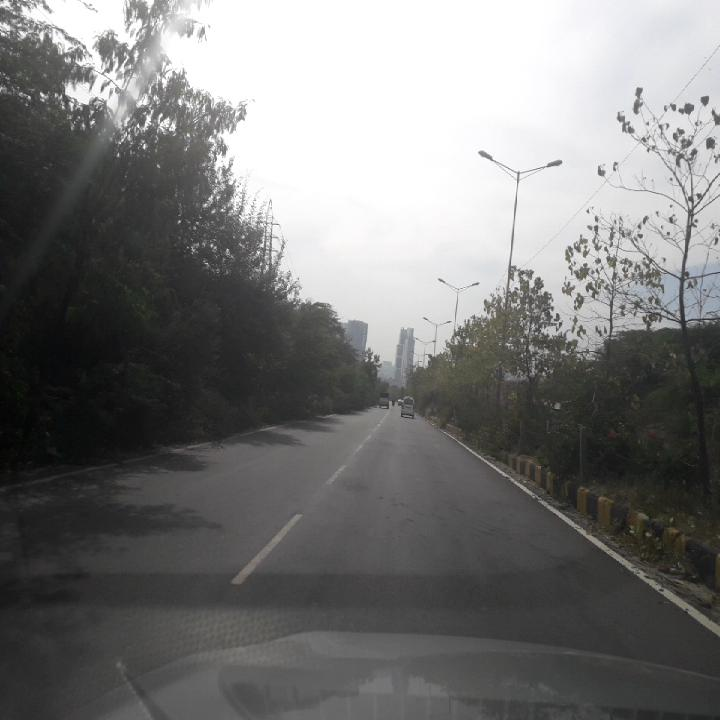
#> input picture data/processed/rdd_india/train/images/India_000083.jpg, 720 x 720 px
$ jupyter execute 01_data_access_and_eda.ipynb   (shell and % lines are left out)
#> lines starting #> are read from the running program, lines starting #| are printed output that depends on the picture
### pothole/data/yolo_utils.py
"""Small helpers for YOLO-format datasets (images/ + labels/ per split)."""
from pathlib import Path

import yaml

from pothole.config import CLASS_NAMES

IMG_EXTS = {".jpg", ".jpeg", ".png", ".bmp", ".webp"}
# Roboflow exports call the validation split "valid"; ultralytics calls it "val".
SPLIT_ALIASES = {"train": ["train"], "val": ["valid", "val"], "test": ["test"]}


def find_split_dirs(dataset_dir: Path) -> dict[str, Path]:
    """Return {"train"|"val"|"test": <split>/images} for splits that exist."""
    found = {}
    for split, aliases in SPLIT_ALIASES.items():
        for alias in aliases:
            img_dir = dataset_dir / alias / "images"
            if img_dir.is_dir():
                found[split] = img_dir
                break
    return found


def list_images(img_dir: Path) -> list[Path]:
    return sorted(p for p in img_dir.iterdir() if p.suffix.lower() in IMG_EXTS)


def label_path_for(img_path: Path) -> Path:
    """<split>/images/x.jpg -> <split>/labels/x.txt"""
    return img_path.parent.parent / "labels" / (img_path.stem + ".txt")


def read_labels(label_file: Path) -> list[tuple[int, float, float, float, float]]:
    """Read YOLO boxes (cls, xc, yc, w, h), all normalised 0-1. Missing file = no boxes."""
    if not label_file.exists():
        return []
    boxes = []
    for line in label_file.read_text().splitlines():
        parts = line.split()
        if len(parts) >= 5:
            boxes.append((int(float(parts[0])), *map(float, parts[1:5])))
    return boxes


# [23 lines left out: functions write_data_yaml, split_dir_from_yaml, not called in this run]

### pothole/data/validate.py
"""Data-quality checks and EDA for a YOLO dataset.

    python -m pothole.data.validate --dataset roboflow

Checks: unreadable images, missing/empty labels, out-of-range or tiny boxes,
duplicate files across splits. Saves stats + plots to reports/eda/<dataset>/.
"""
import argparse
import hashlib
import json
from collections import Counter, defaultdict
from pathlib import Path

import matplotlib

matplotlib.use("Agg")
import matplotlib.pyplot as plt  # noqa: E402
from PIL import Image  # noqa: E402

from pothole.config import PROCESSED_DIR, REPORTS_DIR  # noqa: E402
from pothole.data.yolo_utils import find_split_dirs, label_path_for, list_images, read_labels  # noqa: E402

TINY_BOX = 0.0005  # box area < 0.05% of the image is likely a labelling mistake


def analyse(dataset: str, base: Path = PROCESSED_DIR, reports: Path = REPORTS_DIR) -> dict:
    ds_dir = base / dataset
    splits = find_split_dirs(ds_dir)
    if not splits:
        raise SystemExit(f"No splits found in {ds_dir}")

    stats = {"dataset": dataset, "splits": {}, "issues": defaultdict(list)}
    widths, heights, box_areas, box_aspects, boxes_per_img, centers = [], [], [], [], [], []
    hashes = defaultdict(list)

    for split, img_dir in splits.items():
        imgs = list_images(img_dir)
        n_boxes = n_empty = 0
        for img in imgs:
            try:
                with Image.open(img) as im:
#> im is the input picture: PIL image 720x720 RGB; mean R, G, B 119.8, 119.7, 119.1
                    w, h = im.size
#> w = 720; h = 720
            except Exception as e:  # corrupt file
                stats["issues"]["unreadable"].append(f"{img.name}: {e}")
                continue
            widths.append(w)
            heights.append(h)
            hashes[hashlib.md5(img.read_bytes()).hexdigest()].append(f"{split}/{img.name}")

            lbl = label_path_for(img)
            if not lbl.exists():
                stats["issues"]["missing_label_file"].append(f"{split}/{img.name}")
            boxes = read_labels(lbl)
            if not boxes:
                n_empty += 1
            boxes_per_img.append(len(boxes))
            for cls, xc, yc, bw, bh in boxes:
                n_boxes += 1
                if cls != 0:
                    stats["issues"]["unexpected_class"].append(f"{split}/{img.name}: class {cls}")
                if not all(0 <= v <= 1 for v in (xc, yc, bw, bh)):
                    stats["issues"]["out_of_range_box"].append(f"{split}/{img.name}")
                if bw * bh < TINY_BOX:
                    stats["issues"]["tiny_box"].append(f"{split}/{img.name}")
                box_areas.append(bw * bh)
                box_aspects.append(bw * w / max(bh * h, 1e-6))
                centers.append((xc, yc))
#> after the loop, box_areas = []; box_aspects = []; centers = []; n_boxes = 0
        stats["splits"][split] = {"images": len(imgs), "boxes": n_boxes,
                                  "images_without_potholes": n_empty}

    for files in hashes.values():
        if len({f.split("/")[0] for f in files}) > 1:
            stats["issues"]["duplicate_across_splits"].append(files)
#> this loop made 4 passes
#> files on passes 1 to 4: ['train/India_000083.jpg'], ['val/India_000071.jpg', 'test/India_000071.jpg'], ['val/India_000174.jpg', 'test/India_000174.jpg'], ['val/India_000206.jpg', 'test/India_000206.jpg']

    out = reports / "eda" / dataset
    out.mkdir(parents=True, exist_ok=True)
    fig, ax = plt.subplots(2, 2, figsize=(11, 8))
    ax[0, 0].hist(boxes_per_img, bins=range(0, max(boxes_per_img, default=1) + 2))
    ax[0, 0].set(title="Potholes per image", xlabel="count", ylabel="images")
    ax[0, 1].hist(box_areas, bins=50)
    ax[0, 1].set(title="Box area (fraction of image)", xlabel="area", ylabel="boxes")
    ax[1, 0].hist(box_aspects, bins=50, range=(0, 5))
    ax[1, 0].set(title="Box aspect ratio (w/h)", xlabel="ratio")
    if centers:
        xs, ys = zip(*centers)
        ax[1, 1].hist2d(xs, ys, bins=20)
    ax[1, 1].set(title="Box centre heatmap", xlabel="x", ylabel="y")
    ax[1, 1].invert_yaxis()
    fig.tight_layout()
    fig.savefig(out / "eda_overview.png", dpi=120)
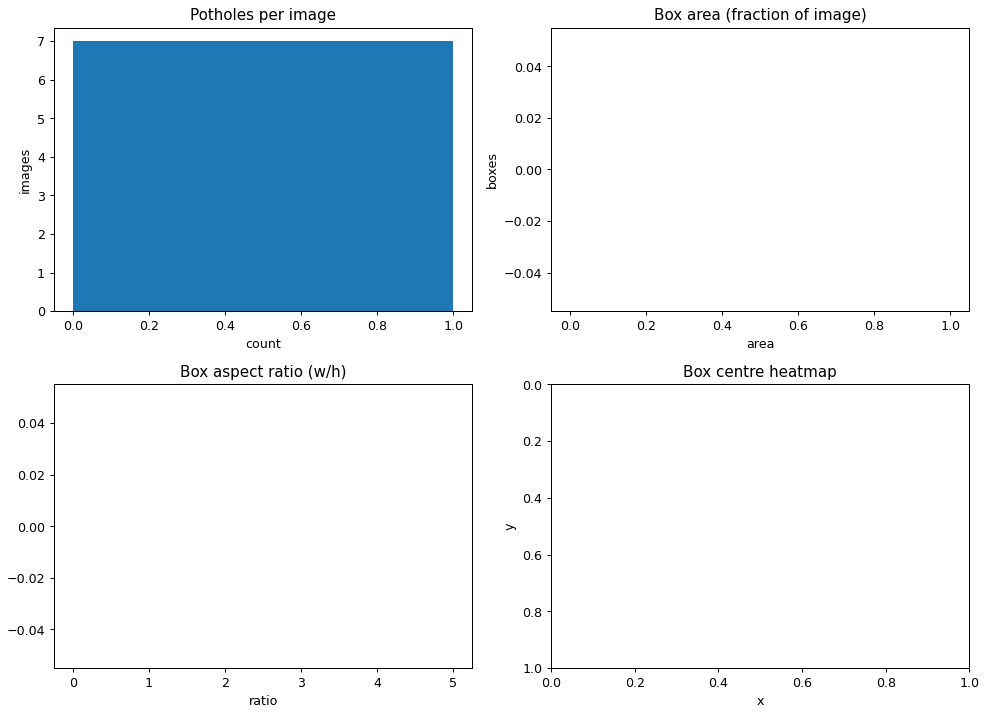
#> figure drawn by matplotlib, 3 panels
    plt.close(fig)

    sizes = Counter(zip(widths, heights)).most_common(5)
    stats["image_sizes_top5"] = [f"{w}x{h} ({n})" for (w, h), n in sizes]
    stats["box_area_median"] = sorted(box_areas)[len(box_areas) // 2] if box_areas else None
    stats["small_boxes_pct"] = round(100 * sum(a < 0.01 for a in box_areas) / max(len(box_areas), 1), 1)
    stats["issues"] = {k: {"count": len(v), "examples": v[:5]} for k, v in stats["issues"].items()}
    (out / "stats.json").write_text(json.dumps(stats, indent=2))
    return stats


# [7 lines left out: function main, not called in this run]


# [2 lines that do not run on import are left out]

### notebooks/01_data_access_and_eda.ipynb
# 01 · Data access, quality checks and EDA

**Goal:** load the Roboflow pothole dataset reproducibly, add Indian road images from RDD2022, check label quality and understand the data before modelling.

Sources:
- Roboflow public pothole dataset: https://public.roboflow.com/object-detection/pothole (`brad-dwyer/pothole-voxrl`)
- RDD2022 India (class `D40` = pothole): https://github.com/sekilab/RoadDamageDetector (images CC BY-SA 4.0)

[cell 1]
# --- Setup: works locally and on Google Colab (free T4 GPU) ---
import os, sys
IN_COLAB = "google.colab" in sys.modules
if IN_COLAB:
    # Upload the project folder to Google Drive first (MyDrive/Road-Damage-Pothole-Detection)
    from google.colab import drive
    drive.mount("/content/drive")
    os.chdir("/content/drive/MyDrive/Road-Damage-Pothole-Detection")
    !pip -q install -r requirements.txt
else:
    # run from the notebooks/ folder -> go to the project root
    if os.path.basename(os.getcwd()) == "notebooks":
        os.chdir("..")
sys.path.insert(0, os.getcwd())
print("Project root:", os.getcwd())

## 1. Download the Roboflow dataset
Get a free API key at roboflow.com (Settings → API key). Or export a *YOLOv8* ZIP from the website and use `--zip`.

[cell 2]
import os
# os.environ["ROBOFLOW_API_KEY"] = "paste-your-key"   # or set it in your shell, never commit it
# !python -m pothole.data.download --zip "path/to/Pothole.v1.yolov8.zip"

## 2. Add Indian road images (RDD2022 India, ~527 MB)
Only potholes (`D40`) are kept as labels. Some road images without potholes (cracks, normal road) are kept as background examples to reduce false alarms.

## 3. Data-quality checks

[cell 3]
import json
from pothole.data.validate import analyse
for name in ["roboflow", "rdd_india", "merged"]:
    try:
        s = analyse(name)
        print(name, json.dumps({k: s[k] for k in ("splits", "issues", "image_sizes_top5", "small_boxes_pct")}, indent=1))
    except SystemExit as e:
        print(name, "skipped:", e)

## 4. EDA plots

[cell 4]
from IPython.display import Image, display
for name in ["roboflow", "rdd_india"]:
    p = f"reports/eda/{name}/eda_overview.png"
    if os.path.exists(p):
        print(name); display(Image(p))

## 5. Look at sample images with their labels

[cell 5]
import random, cv2, matplotlib.pyplot as plt
from pothole.config import PROCESSED_DIR
from pothole.data.yolo_utils import find_split_dirs, list_images, read_labels, label_path_for

def show_samples(dataset, n=6, seed=0):
#> called with dataset = 'roboflow', n = 6, seed = 0
    imgs = list_images(find_split_dirs(PROCESSED_DIR / dataset)["train"])
    random.Random(seed).shuffle(imgs)
    fig, axes = plt.subplots(2, n // 2, figsize=(16, 7))
    for ax, p in zip(axes.flat, imgs[:n]):
        im = cv2.cvtColor(cv2.imread(str(p)), cv2.COLOR_BGR2RGB); h, w = im.shape[:2]
#> after `h, w = im.shape[:2]`: h = 720; w = 720
        for _, xc, yc, bw, bh in read_labels(label_path_for(p)):
            cv2.rectangle(im, (int((xc-bw/2)*w), int((yc-bh/2)*h)), (int((xc+bw/2)*w), int((yc+bh/2)*h)), (255, 0, 0), 3)
        ax.imshow(im); ax.set_title(p.name[:30], fontsize=8); ax.axis("off")
    fig.suptitle(dataset); plt.tight_layout(); plt.show()

show_samples("roboflow")
try: show_samples("rdd_india")
except Exception as e: print("rdd_india not prepared:", e)

## 6. Key observations (fill in)

| Observation | Evidence | Decision |
|---|---|---|
| e.g. many small potholes (<1% of image) | `small_boxes_pct` | keep imgsz 640, check small-object recall |
| e.g. Roboflow images are mostly non-Indian roads | sample grid | add RDD2022 India in the advanced model |
| e.g. duplicate images across splits | `duplicate_across_splits` | remove before training |
| | | |
